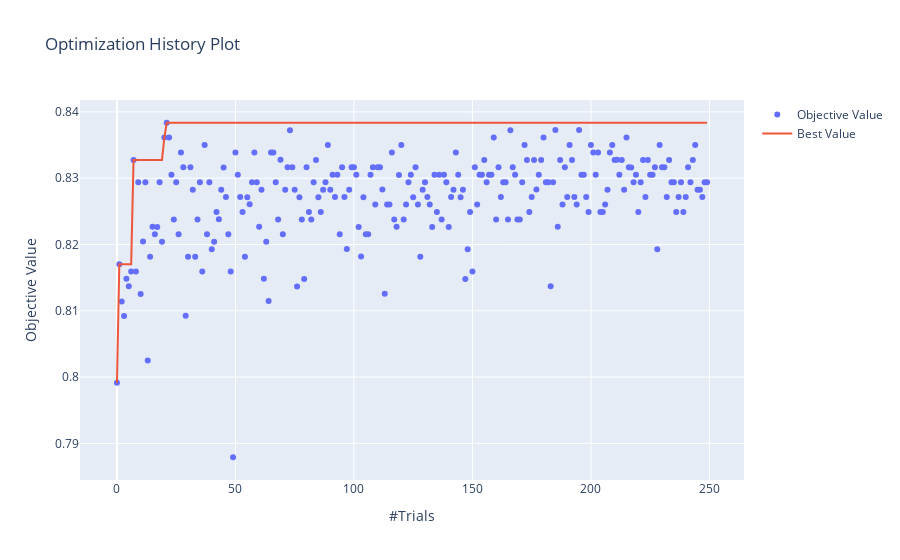

Write notebook code for a chart like this one.
### Code cell
plot_optimization_history(study)

### Figure 1 — Plotly figure (JSON) as saved in the notebook; plotly's stock layout.template omitted (floating-point values rounded to 4 significant figures; data arrays with more than 128 entries replaced by an {"elided": "..."} marker saying what was removed)
{"data": [{"mode": "markers", "name": "Objective Value", "type": "scatter", "x": {"elided": "250 int values"}, "y": {"elided": "250 float values"}}, {"name": "Best Value", "type": "scatter", "x": {"elided": "250 int values"}, "y": {"elided": "250 float values"}}], "layout": {"title": {"text": "Optimization History Plot"}, "xaxis": {"title": {"text": "#Trials"}}, "yaxis": {"title": {"text": "Objective Value"}}}}
